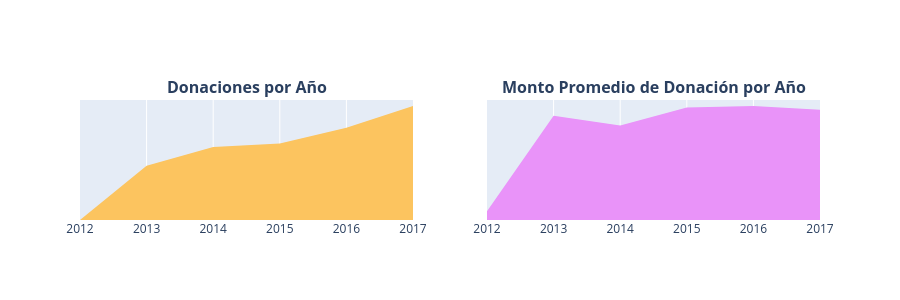

The code cell stored with this chart in its notebook:
### Markdown cell above
> - **Donantes más generosos:**
> - Un donante no docente de **Manhattan Beach, California** ha donado más de **18,000 veces** (mostrado como D1 en el gráfico de la esquina superior izquierda) en DonorsChoose. Otro donante no docente de Nueva York ha donado una cantidad total masiva de **1.8 M USD** en aproximadamente 10,513 donaciones (mostrado como D1 en el gráfico de la esquina superior derecha). 
> - El pago único más alto de **60K** para el proyecto "Learning to Play while Playing to Learn" fue realizado por un donante de **Anahola, Hawái**, quien hasta el momento ha realizado un total de 223 donaciones. 

## <a id="3.4"> 3.4 ¿Qué montos de donación se recibieron y en qué momentos? </a>

### Donaciones por año 
 - 3.4.1 Número de donaciones por año 
 - 3.4.2 Montos promedio de donación por año

### Code cell
from plotly.subplots import make_subplots
import plotly.graph_objs as go
from plotly.offline import iplot

# Convertir la fecha de donación
donations_df['Donation Date'] = pd.to_datetime(donations_df['Donation Received Date'])
donations_df['Donation Year'] = donations_df['Donation Date'].dt.year
donations_df['Donation Month'] = donations_df['Donation Date'].dt.month
donations_df['Donation Day'] = donations_df['Donation Date'].dt.day
donations_df['Donation Weekday'] = donations_df['Donation Date'].dt.weekday
donations_df['Donation Hour'] = donations_df['Donation Date'].dt.hour

# Resumen por año
t1 = donations_df.groupby(['Donation Year']).agg({
    'Donation Month': 'count',
    'Donation Amount': 'mean'
}).reset_index().rename(columns={
    'Donation Month': 'Total Donations',
    'Donation Amount': 'Average Amount'
})

x = t1['Donation Year']
y1 = t1['Total Donations']
y2 = t1['Average Amount']

trace1 = go.Scatter(
    x=x[:-1],
    y=y1[:-1],
    fill='tozeroy',
    fillcolor='#fcc45f',
    mode='none'
)

trace2 = go.Scatter(
    x=x[:-1],
    y=y2[:-1],
    fill='tozeroy',
    fillcolor='#e993f9',
    mode='none'
)

fig = make_subplots(
    rows=1,
    cols=2,
    subplot_titles=(
        "<b>Donaciones por Año</b>",
        "<b>Monto Promedio de Donación por Año</b>"
    )
)

fig.add_trace(trace1, row=1, col=1)
fig.add_trace(trace2, row=1, col=2)

fig.update_layout(
    height=300,
    showlegend=False
)

fig.update_yaxes(
    showgrid=False,
    zeroline=False,
    showline=False,
    ticks='',
    showticklabels=False,
    row=1,
    col=1
)

fig.update_yaxes(
    showgrid=False,
    zeroline=False,
    showline=False,
    ticks='',
    showticklabels=False,
    row=1,
    col=2
)

iplot(fig)

### Figure 1 — Plotly figure (JSON) as saved in the notebook; plotly's stock layout.template omitted (floating-point values rounded to 4 significant figures)
{"data": [{"fill": "tozeroy", "fillcolor": "#fcc45f", "mode": "none", "type": "scatter", "x": [2012, 2013, 2014, 2015, 2016, 2017], "xaxis": "x", "y": [1, 6004, 8098, 8463, 10235, 12632], "yaxis": "y"}, {"fill": "tozeroy", "fillcolor": "#e993f9", "mode": "none", "type": "scatter", "x": [2012, 2013, 2014, 2015, 2016, 2017], "xaxis": "x2", "y": [5.0, 59.09, 53.58, 63.81, 64.62, 62.49], "yaxis": "y2"}], "layout": {"annotations": [{"font": {"size": 16}, "showarrow": false, "text": "<b>Donaciones por Año</b>", "x": 0.225, "xanchor": "center", "xref": "paper", "y": 1, "yanchor": "bottom", "yref": "paper"}, {"font": {"size": 16}, "showarrow": false, "text": "<b>Monto Promedio de Donación por Año</b>", "x": 0.775, "xanchor": "center", "xref": "paper", "y": 1, "yanchor": "bottom", "yref": "paper"}], "height": 300, "showlegend": false, "xaxis": {"anchor": "y", "domain": [0, 0.45]}, "xaxis2": {"anchor": "y2", "domain": [0.55, 1]}, "yaxis": {"anchor": "x", "domain": [0, 1], "showgrid": false, "showline": false, "showticklabels": false, "ticks": "", "zeroline": false}, "yaxis2": {"anchor": "x2", "domain": [0, 1], "showgrid": false, "showline": false, "showticklabels": false, "ticks": "", "zeroline": false}}}
